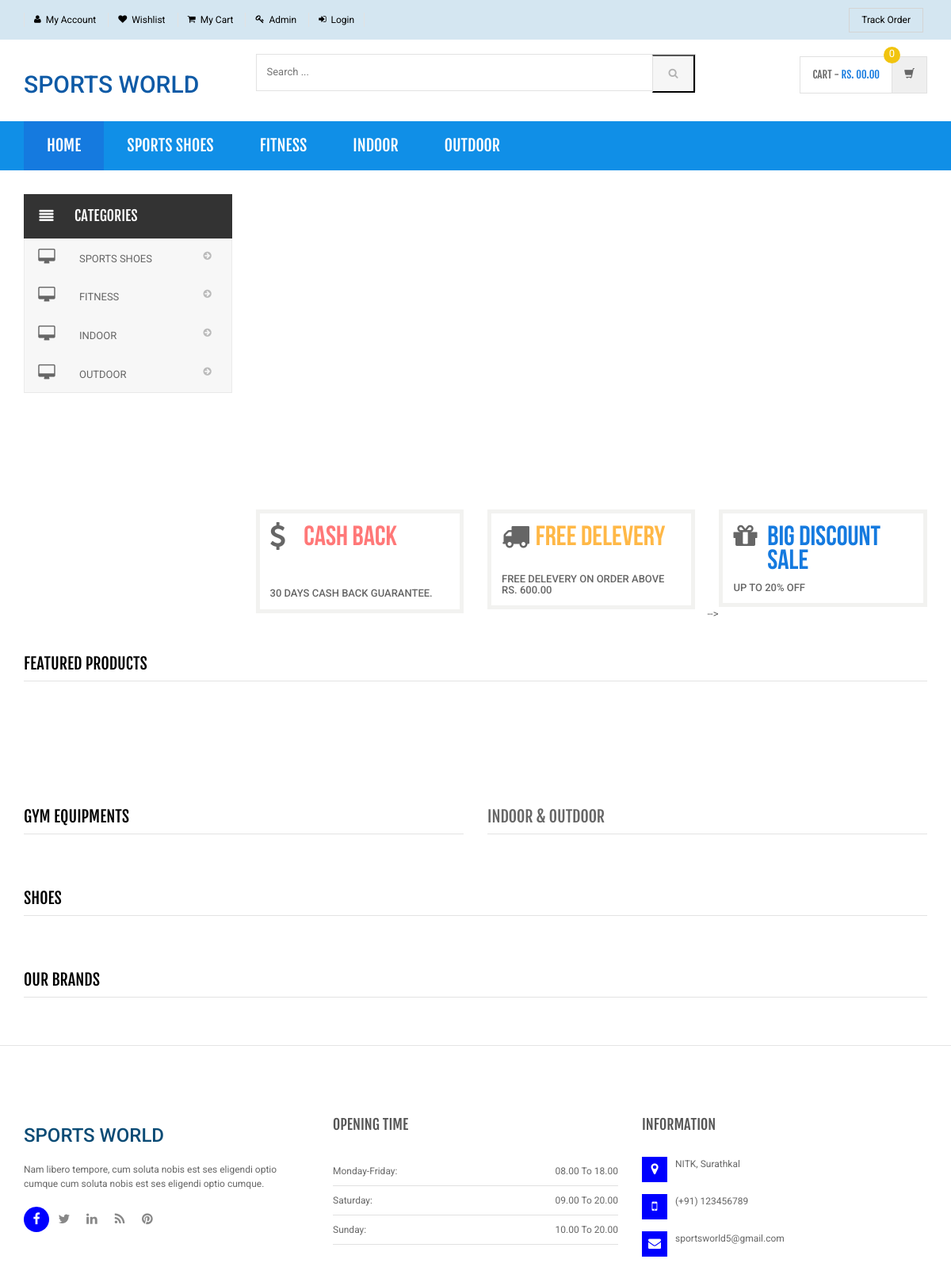
The page /shopping/index.php on the database its author committed.
### tables this page shows
CREATE TABLE `category` (
  `id` int(11) NOT NULL,
  `categoryName` varchar(255) DEFAULT NULL,
  `categoryDescription` longtext DEFAULT NULL,
  `creationDate` timestamp NOT NULL DEFAULT current_timestamp(),
  `updationDate` varchar(255) DEFAULT NULL
);

### shopping/index.php (the view, shortened to what this page needs)
<?php
include('includes/config.php');
?>
<!DOCTYPE html>
<html lang="en">
	<head>
	    <link rel="stylesheet" href="assets/css/bootstrap.min.css">
	    <link rel="stylesheet" href="assets/css/main.css">
	    <link rel="stylesheet" href="assets/css/green.css">
	    <link rel="stylesheet" href="assets/css/owl.carousel.css">
		<link rel="stylesheet" href="assets/css/owl.transitions.css">
		<link href="assets/css/lightbox.css" rel="stylesheet">
		<link rel="stylesheet" href="assets/css/animate.min.css">
		<link rel="stylesheet" href="assets/css/rateit.css">
		<link rel="stylesheet" href="assets/css/bootstrap-select.min.css">
		<link rel="stylesheet" href="assets/css/config.css">
		<link href="assets/css/green.css" rel="alternate stylesheet" title="Green color">
		<link href="assets/css/blue.css" rel="alternate stylesheet" title="Blue color">
		<link href="assets/css/red.css" rel="alternate stylesheet" title="Red color">
		<link href="assets/css/orange.css" rel="alternate stylesheet" title="Orange color">
		<link href="assets/css/dark-green.css" rel="alternate stylesheet" title="Darkgreen color">
		<link rel="stylesheet" href="assets/css/font-awesome.min.css">
	</head>
    <body class="cnt-home">
<header class="header-style-1">
<?php include('includes/top-header.php');?>
<?php include('includes/main-header.php');?>
<?php include('includes/menu-bar.php');?>
</header>
<div class="body-content outer-top-xs" id="top-banner-and-menu">
	<div class="container">
		<div class="furniture-container homepage-container">
		<div class="row">
			<div class="col-xs-12 col-sm-12 col-md-3 sidebar">
					<?php include('includes/side-menu.php');?>
			</div>
			<div class="col-xs-12 col-sm-12 col-md-9 homebanner-holder">
<div id="hero" class="homepage-slider3">
</div>
<div class="info-boxes wow fadeInUp">
	<div class="info-boxes-inner">
		<div class="row">
			<div class="col-md-6 col-sm-4 col-lg-4">
				<div class="info-box">
					<div class="row">
						<div class="col-xs-2">
						     <i class="icon fa fa-dollar"></i>
						</div>
						<div class="col-xs-10">
							<h4 class="info-box-heading red">CASH back</h4>
							<br>
							<br>
						</div>
					</div>
					<h6 class="text">30 Days CASH Back Guarantee.</h6>
				</div>
			</div>
			<div class="hidden-md col-sm-4 col-lg-4">
				<div class="info-box">
					<div class="row">
						<div class="col-xs-2">
							<i class="icon fa fa-truck"></i>
						</div>
						<div class="col-xs-10">
							<h4 class="info-box-heading orange">FREE DELEVERY</h4>
							<br>
						</div>
					</div>
					<h6 class="text">free delevery on order above Rs. 600.00</h6>
				</div>
			</div>
			<div class="col-md-6 col-sm-4 col-lg-4">
				<div class="info-box">
					<div class="row">
						<div class="col-xs-2">
							<i class="icon fa fa-gift"></i>
						</div>
						<div class="col-xs-10">
							<h4 class="info-box-heading green">Big discount Sale</h4>
						</div>
					</div>
					<h6 class="text"> Up to 20% off </h6>
				</div>
			</div>-->
		</div>
	</div>
</div>
<br>
<br>
			</div>
		</div>
				<div id="product-tabs-slider" class="scroll-tabs inner-bottom-vs  wow fadeInUp">
			<div class="more-info-tab clearfix">
			   <h3 class="new-product-title pull-left" style="color: black;">Featured Products</h3>
			</div>
		</div>
       			<div class="sections prod-slider-small outer-top-small">
				<div class="row">
					<div class="col-md-6">
	                   <section class="section">
	                   	<h3 class="section-title" style="color: black;">Gym Equipments</h3>
	                   </section>
					</div>
					<div class="col-md-6">
						<section class="section">
							<h3 class="section-title">Indoor & Outdoor</h3>
	                   </section>
					</div>
				</div>
			</div>
	<section class="section featured-product inner-xs wow fadeInUp">
		<h3 class="section-title" style="color:black;">Shoes</h3>
		</section>
<?php include('includes/brands-slider.php');?>
</div>
</div>
<?php include('includes/footer.php');?>
</body>
</html>

### shopping/includes/menu-bar.php (shortened to what this page needs)
<div class="header-nav animate-dropdown" style="background:#108FE7;">
    <div class="container">
        <div class="yamm navbar navbar-default" role="navigation">
            <div class="nav-bg-class" >
                <div class="navbar-collapse collapse" id="mc-horizontal-menu-collapse">
	<div class="nav-outer">
		<ul class="nav navbar-nav">
			<li class="active dropdown yamm-fw">
				<a href="index.php" data-hover="dropdown" class="dropdown-toggle">Home</a>
			</li>
              <?php $sql=mysqli_query($con,"select id,categoryName  from category limit 6");
while($row=mysqli_fetch_array($sql))
{
    ?>
			<li class="dropdown yamm">
				<a href="category.php?cid=<?php echo $row['id'];?>"> <?php echo $row['categoryName'];?></a>
			</li>
			<?php } ?>
		</ul>
		<div class="clearfix"></div>
	</div>
</div>
            </div>
        </div>
    </div>
</div>

### shopping/includes/side-menu.php
<div class="side-menu animate-dropdown outer-bottom-xs">
    <div class="head"><i class="icon fa fa-align-justify fa-fw"></i> Categories</div>
    <nav class="yamm megamenu-horizontal" role="navigation">
        <ul class="nav">
            <li class="dropdown menu-item">
              <?php $sql=mysqli_query($con,"select id,categoryName  from category");
while($row=mysqli_fetch_array($sql))
{
    ?>
                <a href="category.php?cid=<?php echo $row['id'];?>" class="dropdown-toggle" ><i class="icon fa fa-desktop fa-fw"></i>
                <?php echo $row['categoryName'];?></a>
                <?php }?>
</li>
</ul>
    </nav>
</div>

### shopping/assets/css/green.css (style rules this page uses)
a { color: #157ADF; }
.header-style-1 .header-nav { background: #157ADF; }
.cnt-home .header-style-1 .header-nav .navbar .navbar-nav > li.active { background: #157ADF; }
.info-box .info-box-heading.green { color: #157ADF; }

### shopping/assets/css/lightbox.css (style rules this page uses)
body:after { content: url(../images/close.png) url(../images/loading.gif) url(../images/prev.png) url(../images/next.png); display: none; }

### shopping/assets/css/blue.css (style rules this page uses)
a { color: #3498db; }
.header-style-1 .header-nav { background: #3498db; }
.cnt-home .header-style-1 .header-nav .navbar .navbar-nav > li.active { background: #1d6ca1; }
.info-box .info-box-heading.green { color: #3498db; }

### shopping/assets/css/red.css (style rules this page uses)
a { color: #ff6c6c; }
.header-style-1 .header-nav { background: #ff6c6c; }
.cnt-home .header-style-1 .header-nav .navbar .navbar-nav > li.active { background: #ff1a1a; }
.info-box .info-box-heading.green { color: #ff6c6c; }

### shopping/assets/css/orange.css (style rules this page uses)
a { color: #f39c12; }
.header-style-1 .header-nav { background: #f39c12; }
.cnt-home .header-style-1 .header-nav .navbar .navbar-nav > li.active { background: #ab6c09; }
.info-box .info-box-heading.green { color: #f39c12; }

### shopping/assets/css/dark-green.css (style rules this page uses)
a { color: #12cca7; }
.header-style-1 .header-nav { background: #12cca7; }
.cnt-home .header-style-1 .header-nav .navbar .navbar-nav > li.active { background: #157ADF; }
.info-box .info-box-heading.green { color: #12cca7; }

### rows shown on the page
category: categoryName "SPORTS SHOES"
category: categoryName "FITNESS"
category: categoryName "INDOOR"
category: categoryName "OUTDOOR"
